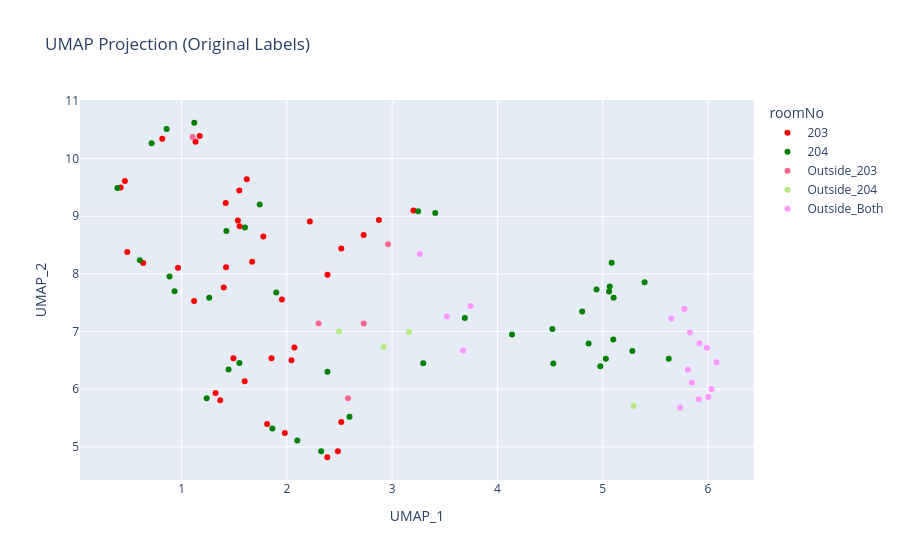
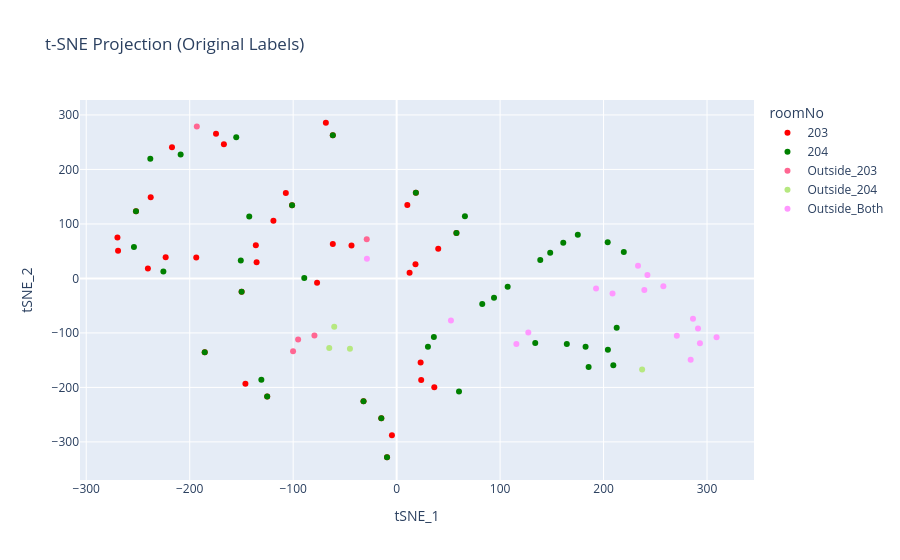
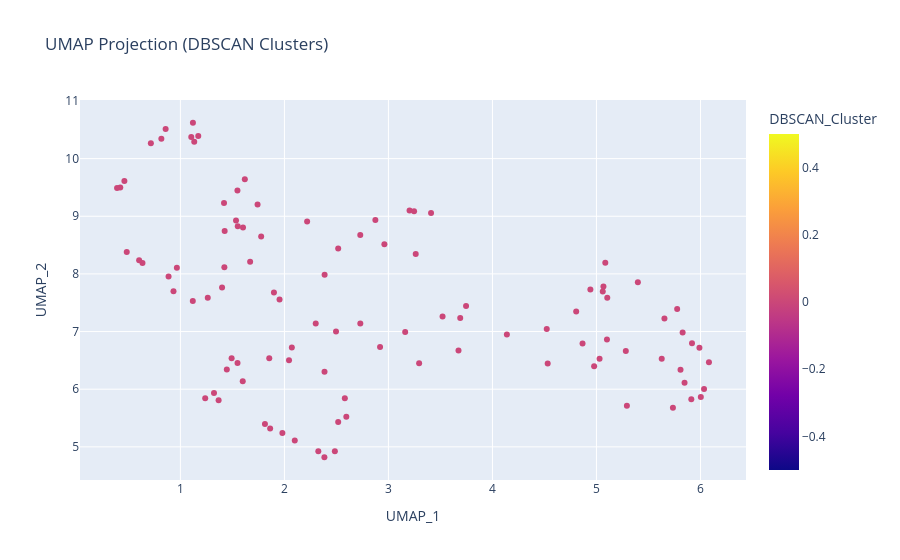
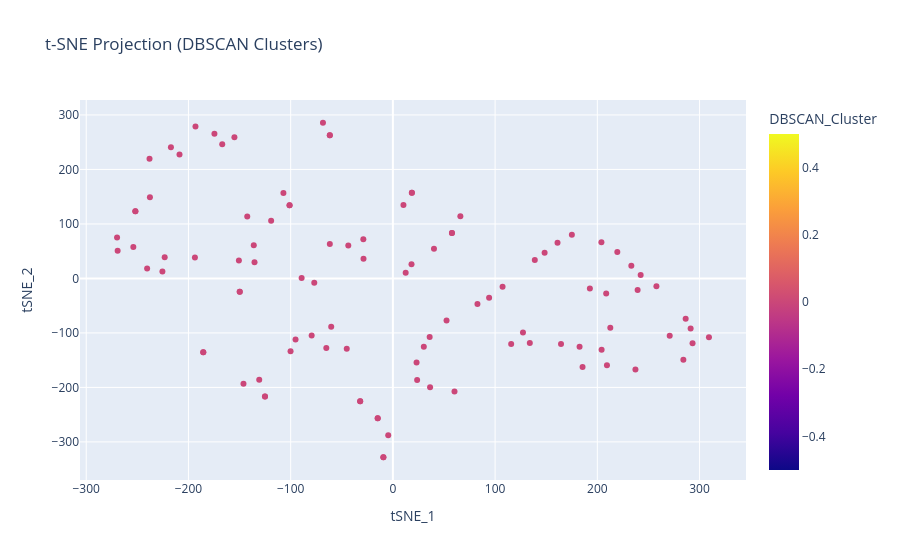

The code cell stored with these charts, in order, in its notebook:
### Code cell
import pandas as pd
import numpy as np
import plotly.express as px
from sklearn.preprocessing import StandardScaler
from sklearn.cluster import DBSCAN
from sklearn.manifold import TSNE
from umap import UMAP

# Load your data
data = pd.read_csv(folder + "matrix.csv")

# Extract features (columns starting from the 3rd)
features = data.iloc[:, 2:].values

# Normalize features
scaler = StandardScaler()
features_scaled = scaler.fit_transform(features)

# Perform DBSCAN clustering with adjusted parameters to ensure clustering
dbscan = DBSCAN(eps=4.6, min_samples=2)  # Adjust parameters as needed
dbscan_labels = dbscan.fit_predict(features_scaled)

# Assign new labels to clusters if DBSCAN identifies any outliers (-1)
unique_labels = set(dbscan_labels)
if -1 in unique_labels:
    dbscan_labels = np.where(dbscan_labels == -1, max(unique_labels) + 1, dbscan_labels)

# Add DBSCAN labels to the DataFrame
data['DBSCAN_Cluster'] = dbscan_labels

# Generate UMAP embeddings
umap_reducer = UMAP(random_state=42)
umap_embedding = umap_reducer.fit_transform(features_scaled)

# Generate t-SNE embeddings
tsne = TSNE(n_components=2, random_state=42, perplexity=5)
tsne_embedding = tsne.fit_transform(features_scaled)

# Add embeddings to the DataFrame
data['UMAP_1'] = umap_embedding[:, 0]
data['UMAP_2'] = umap_embedding[:, 1]
data['tSNE_1'] = tsne_embedding[:, 0]
data['tSNE_2'] = tsne_embedding[:, 1]

# Define color mapping for DBSCAN clusters
dbscan_palette = {label: plt.cm.tab20(i / len(unique_labels)) for i, label in enumerate(unique_labels)}

# Plot with Plotly
# Original labels in UMAP and t-SNE
fig_umap_original = px.scatter(
    data,
    x="UMAP_1",
    y="UMAP_2",
    color="roomNo",
    hover_data=data.columns[0:2],
    title="UMAP Projection (Original Labels)",
    color_discrete_map={
        '203': 'red',
        '204': 'green',
        'Outside': 'blue',
        '203unk': 'yellow',
        '204unk': 'purple',
        '205unk': 'black'
    }
)

fig_tsne_original = px.scatter(
    data,
    x="tSNE_1",
    y="tSNE_2",
    color="roomNo",
    hover_data=data.columns[0:2],
    title="t-SNE Projection (Original Labels)",
    color_discrete_map={
        '203': 'red',
        '204': 'green',
        'Outside': 'blue',
        '203unk': 'yellow',
        '204unk': 'purple',
        '205unk': 'black'
    }
)

# DBSCAN clusters in UMAP and t-SNE
fig_umap_dbscan = px.scatter(
    data,
    x="UMAP_1",
    y="UMAP_2",
    color="DBSCAN_Cluster",
    hover_data=data.columns[0:2],
    title="UMAP Projection (DBSCAN Clusters)",
    color_discrete_sequence=px.colors.qualitative.Plotly
)

fig_tsne_dbscan = px.scatter(
    data,
    x="tSNE_1",
    y="tSNE_2",
    color="DBSCAN_Cluster",
    hover_data=data.columns[0:2],
    title="t-SNE Projection (DBSCAN Clusters)",
    color_discrete_sequence=px.colors.qualitative.Plotly
)

# Display all plots
fig_umap_original.show()
fig_tsne_original.show()
fig_umap_dbscan.show()
fig_tsne_dbscan.show()

### Figure 1 — Plotly figure (JSON) as saved in the notebook; plotly's stock layout.template omitted (floating-point values rounded to 4 significant figures)
{"data": [{"customdata": [[1, "203"], [2, "203"], [3, "203"], [4, "203"], [5, "203"], [6, "203"], [7, "203"], [8, "203"], [9, "203"], [10, "203"], [11, "203"], [12, "203"], [13, "203"], [14, "203"], [15, "203"], [16, "203"], [17, "203"], [18, "203"], [19, "203"], [20, "203"], [21, "203"], [22, "203"], [23, "203"], [24, "203"], [25, "203"], [26, "203"], [27, "203"], [28, "203"], [29, "203"], [30, "203"], [31, "203"], [32, "203"], [33, "203"], [34, "203"], [35, "203"], [36, "203"], [37, "203"]], "hovertemplate": "roomNo=%{customdata[1]}<br>UMAP_1=%{x}<br>UMAP_2=%{y}<br>entryId=%{customdata[0]}<extra></extra>", "legendgroup": "203", "marker": {"color": "red", "symbol": "circle"}, "mode": "markers", "name": "203", "orientation": "v", "showlegend": true, "type": "scatter", "x": [1.552, 2.729, 1.323, 2.044, 1.133, 2.218, 0.9659, 2.517, 1.619, 2.874, 2.485, 2.071, 1.854, 0.6354, 1.423, 2.386, 1.419, 2.384, 0.4841, 1.548, 1.492, 0.4219, 1.953, 2.517, 1.119, 1.599, 1.367, 1.813, 0.8168, 1.981, 1.535, 1.776, 1.401, 1.172, 3.203, 1.67, 0.4615], "xaxis": "x", "y": [8.824, 8.677, 5.932, 6.504, 10.29, 8.909, 8.106, 8.44, 9.641, 8.937, 4.925, 6.723, 6.536, 8.19, 8.115, 7.985, 9.229, 4.82, 8.378, 9.445, 6.536, 9.498, 7.557, 5.43, 7.53, 6.14, 5.81, 5.397, 10.34, 5.238, 8.926, 8.648, 7.764, 10.39, 9.101, 8.213, 9.612], "yaxis": "y"}, {"customdata": [[38, "204"], [39, "204"], [40, "204"], [41, "204"], [42, "204"], [43, "204"], [44, "204"], [45, "204"], [46, "204"], [47, "204"], [48, "204"], [49, "204"], [50, "204"], [51, "204"], [52, "204"], [53, "204"], [54, "204"], [55, "204"], [56, "204"], [57, "204"], [58, "204"], [59, "204"], [60, "204"], [61, "204"], [62, "204"], [63, "204"], [64, "204"], [65, "204"], [66, "204"], [67, "204"], [68, "204"], [69, "204"], [70, "204"], [71, "204"], [72, "204"], [73, "204"], [74, "204"], [75, "204"], [76, "204"], [77, "204"]], "hovertemplate": "roomNo=%{customdata[1]}<br>UMAP_1=%{x}<br>UMAP_2=%{y}<br>entryId=%{customdata[0]}<extra></extra>", "legendgroup": "204", "marker": {"color": "green", "symbol": "circle"}, "mode": "markers", "name": "204", "orientation": "v", "showlegend": true, "type": "scatter", "x": [3.295, 5.101, 4.978, 4.805, 4.866, 5.398, 0.716, 5.282, 5.085, 4.522, 5.061, 4.139, 0.8861, 4.531, 3.41, 2.386, 4.941, 5.03, 5.627, 3.69, 5.104, 2.326, 0.6032, 1.742, 1.549, 0.3909, 1.899, 2.595, 0.9336, 1.446, 1.238, 1.863, 0.8579, 2.1, 1.602, 1.425, 1.263, 1.12, 3.247, 5.067], "xaxis": "x", "y": [6.45, 6.864, 6.4, 7.349, 6.793, 7.856, 10.27, 6.664, 8.193, 7.043, 7.697, 6.951, 7.955, 6.446, 9.055, 6.303, 7.729, 6.529, 6.53, 7.234, 7.586, 4.926, 8.238, 9.205, 6.453, 9.49, 7.677, 5.52, 7.699, 6.342, 5.844, 5.317, 10.51, 5.112, 8.806, 8.742, 7.586, 10.62, 9.086, 7.782], "yaxis": "y"}, {"customdata": [[78, "Outside_203"], [79, "Outside_203"], [80, "Outside_203"], [81, "Outside_203"], [82, "Outside_203"]], "hovertemplate": "roomNo=%{customdata[1]}<br>UMAP_1=%{x}<br>UMAP_2=%{y}<br>entryId=%{customdata[0]}<extra></extra>", "legendgroup": "Outside_203", "marker": {"color": "#FF6692", "symbol": "circle"}, "mode": "markers", "name": "Outside_203", "orientation": "v", "showlegend": true, "type": "scatter", "x": [2.961, 1.105, 2.581, 2.73, 2.301], "xaxis": "x", "y": [8.516, 10.37, 5.845, 7.142, 7.139], "yaxis": "y"}, {"customdata": [[83, "Outside_204"], [84, "Outside_204"], [85, "Outside_204"], [86, "Outside_204"]], "hovertemplate": "roomNo=%{customdata[1]}<br>UMAP_1=%{x}<br>UMAP_2=%{y}<br>entryId=%{customdata[0]}<extra></extra>", "legendgroup": "Outside_204", "marker": {"color": "#B6E880", "symbol": "circle"}, "mode": "markers", "name": "Outside_204", "orientation": "v", "showlegend": true, "type": "scatter", "x": [5.293, 3.161, 2.496, 2.92], "xaxis": "x", "y": [5.713, 6.99, 7.001, 6.732], "yaxis": "y"}, {"customdata": [[87, "Outside_Both"], [88, "Outside_Both"], [89, "Outside_Both"], [90, "Outside_Both"], [91, "Outside_Both"], [92, "Outside_Both"], [93, "Outside_Both"], [94, "Outside_Both"], [95, "Outside_Both"], [96, "Outside_Both"], [97, "Outside_Both"], [98, "Outside_Both"], [99, "Outside_Both"], [100, "Outside_Both"], [101, "Outside_Both"], [102, "Outside_Both"]], "hovertemplate": "roomNo=%{customdata[1]}<br>UMAP_1=%{x}<br>UMAP_2=%{y}<br>entryId=%{customdata[0]}<extra></extra>", "legendgroup": "Outside_Both", "marker": {"color": "#FF97FF", "symbol": "circle"}, "mode": "markers", "name": "Outside_Both", "orientation": "v", "showlegend": true, "type": "scatter", "x": [3.674, 5.919, 5.653, 5.735, 5.847, 3.52, 3.746, 3.262, 6.004, 5.808, 5.99, 5.829, 5.912, 6.034, 6.082, 5.776], "xaxis": "x", "y": [6.673, 6.796, 7.224, 5.677, 6.111, 7.261, 7.445, 8.345, 5.865, 6.337, 6.719, 6.985, 5.826, 6.005, 6.466, 7.392], "yaxis": "y"}], "layout": {"legend": {"title": {"text": "roomNo"}, "tracegroupgap": 0}, "title": {"text": "UMAP Projection (Original Labels)"}, "xaxis": {"anchor": "y", "domain": [0, 1], "title": {"text": "UMAP_1"}}, "yaxis": {"anchor": "x", "domain": [0, 1], "title": {"text": "UMAP_2"}}}}

### Figure 2 — Plotly figure (JSON) as saved in the notebook; plotly's stock layout.template omitted (floating-point values rounded to 4 significant figures)
{"data": [{"customdata": [[1, "203"], [2, "203"], [3, "203"], [4, "203"], [5, "203"], [6, "203"], [7, "203"], [8, "203"], [9, "203"], [10, "203"], [11, "203"], [12, "203"], [13, "203"], [14, "203"], [15, "203"], [16, "203"], [17, "203"], [18, "203"], [19, "203"], [20, "203"], [21, "203"], [22, "203"], [23, "203"], [24, "203"], [25, "203"], [26, "203"], [27, "203"], [28, "203"], [29, "203"], [30, "203"], [31, "203"], [32, "203"], [33, "203"], [34, "203"], [35, "203"], [36, "203"], [37, "203"]], "hovertemplate": "roomNo=%{customdata[1]}<br>tSNE_1=%{x}<br>tSNE_2=%{y}<br>entryId=%{customdata[0]}<extra></extra>", "legendgroup": "203", "marker": {"color": "red", "symbol": "circle"}, "mode": "markers", "name": "203", "orientation": "v", "showlegend": true, "type": "scatter", "x": [-223.2, -43.62, -4.55, 36.4, -174.6, -61.68, -119.1, 18.22, -237.7, 40.19, 10.34, 23.74, 23.17, -107.1, -136.1, 12.52, -269.8, 18.57, -101.1, -251.9, -32.01, -61.69, -76.9, -185.5, -149.8, -14.84, -9.292, -125.1, -217.1, -146.2, -269.3, -240.4, -135.3, -166.9, 57.78, -193.7, -68.4], "xaxis": "x", "y": [38.69, 60.45, -287.7, -199.9, 265.6, 63.11, 105.6, 26.0, 148.9, 54.38, 134.5, -186.6, -154.5, 156.9, 60.86, 10.27, 75.0, 157.4, 134.5, 123.3, -225.4, 262.7, -7.876, -135.7, -24.38, -256.5, -328.2, -216.8, 240.5, -193.3, 50.68, 17.99, 29.56, 246.0, 83.47, 38.36, 285.7], "yaxis": "y"}, {"customdata": [[38, "204"], [39, "204"], [40, "204"], [41, "204"], [42, "204"], [43, "204"], [44, "204"], [45, "204"], [46, "204"], [47, "204"], [48, "204"], [49, "204"], [50, "204"], [51, "204"], [52, "204"], [53, "204"], [54, "204"], [55, "204"], [56, "204"], [57, "204"], [58, "204"], [59, "204"], [60, "204"], [61, "204"], [62, "204"], [63, "204"], [64, "204"], [65, "204"], [66, "204"], [67, "204"], [68, "204"], [69, "204"], [70, "204"], [71, "204"], [72, "204"], [73, "204"], [74, "204"], [75, "204"], [76, "204"], [77, "204"]], "hovertemplate": "roomNo=%{customdata[1]}<br>tSNE_1=%{x}<br>tSNE_2=%{y}<br>entryId=%{customdata[0]}<extra></extra>", "legendgroup": "204", "marker": {"color": "green", "symbol": "circle"}, "mode": "markers", "name": "204", "orientation": "v", "showlegend": true, "type": "scatter", "x": [35.98, 164.5, 209.4, 107.3, 204.2, 219.6, -238.1, 182.6, 204.0, 94.13, 161.1, 82.74, -142.5, 60.27, 66.0, 30.25, 148.4, 185.5, 212.7, 134.0, 138.8, 18.57, -101.1, -251.9, -32.01, -61.69, -89.27, -185.5, -149.8, -14.84, -9.292, -125.1, -208.7, -130.8, -253.9, -225.5, -150.6, -155.0, 57.78, 175.1], "xaxis": "x", "y": [-107.4, -120.5, -159.3, -15.07, -130.9, 48.29, 219.7, -125.6, 66.62, -35.42, 65.62, -47.16, 113.9, -207.7, 113.9, -125.4, 47.02, -162.5, -90.54, -118.5, 33.9, 157.4, 134.5, 123.3, -225.4, 262.7, 0.8866, -135.7, -24.38, -256.5, -328.2, -216.8, 227.7, -185.7, 57.56, 12.62, 32.86, 259.2, 83.47, 80.02], "yaxis": "y"}, {"customdata": [[78, "Outside_203"], [79, "Outside_203"], [80, "Outside_203"], [81, "Outside_203"], [82, "Outside_203"]], "hovertemplate": "roomNo=%{customdata[1]}<br>tSNE_1=%{x}<br>tSNE_2=%{y}<br>entryId=%{customdata[0]}<extra></extra>", "legendgroup": "Outside_203", "marker": {"color": "#FF6692", "symbol": "circle"}, "mode": "markers", "name": "Outside_203", "orientation": "v", "showlegend": true, "type": "scatter", "x": [-28.9, -193.1, -100.1, -95.23, -79.45], "xaxis": "x", "y": [72.1, 279.0, -133.6, -112.2, -104.9], "yaxis": "y"}, {"customdata": [[83, "Outside_204"], [84, "Outside_204"], [85, "Outside_204"], [86, "Outside_204"]], "hovertemplate": "roomNo=%{customdata[1]}<br>tSNE_1=%{x}<br>tSNE_2=%{y}<br>entryId=%{customdata[0]}<extra></extra>", "legendgroup": "Outside_204", "marker": {"color": "#B6E880", "symbol": "circle"}, "mode": "markers", "name": "Outside_204", "orientation": "v", "showlegend": true, "type": "scatter", "x": [237.3, -45.13, -60.33, -65.13], "xaxis": "x", "y": [-167.2, -128.9, -88.67, -127.5], "yaxis": "y"}, {"customdata": [[87, "Outside_Both"], [88, "Outside_Both"], [89, "Outside_Both"], [90, "Outside_Both"], [91, "Outside_Both"], [92, "Outside_Both"], [93, "Outside_Both"], [94, "Outside_Both"], [95, "Outside_Both"], [96, "Outside_Both"], [97, "Outside_Both"], [98, "Outside_Both"], [99, "Outside_Both"], [100, "Outside_Both"], [101, "Outside_Both"], [102, "Outside_Both"]], "hovertemplate": "roomNo=%{customdata[1]}<br>tSNE_1=%{x}<br>tSNE_2=%{y}<br>entryId=%{customdata[0]}<extra></extra>", "legendgroup": "Outside_Both", "marker": {"color": "#FF97FF", "symbol": "circle"}, "mode": "markers", "name": "Outside_Both", "orientation": "v", "showlegend": true, "type": "scatter", "x": [52.5, 208.7, 192.7, 284.2, 291.3, 127.3, 115.7, -28.73, 293.1, 286.4, 239.4, 242.4, 309.2, 270.8, 257.8, 233.3], "xaxis": "x", "y": [-77.25, -27.87, -18.55, -149.2, -91.95, -99.42, -120.6, 36.03, -118.8, -73.87, -21.02, 6.379, -108.2, -105.4, -14.54, 23.18], "yaxis": "y"}], "layout": {"legend": {"title": {"text": "roomNo"}, "tracegroupgap": 0}, "title": {"text": "t-SNE Projection (Original Labels)"}, "xaxis": {"anchor": "y", "domain": [0, 1], "title": {"text": "tSNE_1"}}, "yaxis": {"anchor": "x", "domain": [0, 1], "title": {"text": "tSNE_2"}}}}

### Figure 3 — Plotly figure (JSON) as saved in the notebook; plotly's stock layout.template omitted (floating-point values rounded to 4 significant figures; data arrays with more than 128 entries replaced by an {"elided": "..."} marker saying what was removed)
{"data": [{"customdata": {"elided": "102x2 mixed values"}, "hovertemplate": "UMAP_1=%{x}<br>UMAP_2=%{y}<br>entryId=%{customdata[0]}<br>roomNo=%{customdata[1]}<br>DBSCAN_Cluster=%{marker.color}<extra></extra>", "legendgroup": "", "marker": {"color": [0, 0, 0, 0, 0, 0, 0, 0, 0, 0, 0, 0, 0, 0, 0, 0, 0, 0, 0, 0, 0, 0, 0, 0, 0, 0, 0, 0, 0, 0, 0, 0, 0, 0, 0, 0, 0, 0, 0, 0, 0, 0, 0, 0, 0, 0, 0, 0, 0, 0, 0, 0, 0, 0, 0, 0, 0, 0, 0, 0, 0, 0, 0, 0, 0, 0, 0, 0, 0, 0, 0, 0, 0, 0, 0, 0, 0, 0, 0, 0, 0, 0, 0, 0, 0, 0, 0, 0, 0, 0, 0, 0, 0, 0, 0, 0, 0, 0, 0, 0, 0, 0], "coloraxis": "coloraxis", "symbol": "circle"}, "mode": "markers", "name": "", "orientation": "v", "showlegend": false, "type": "scatter", "x": [1.552, 2.729, 1.323, 2.044, 1.133, 2.218, 0.9659, 2.517, 1.619, 2.874, 2.485, 2.071, 1.854, 0.6354, 1.423, 2.386, 1.419, 2.384, 0.4841, 1.548, 1.492, 0.4219, 1.953, 2.517, 1.119, 1.599, 1.367, 1.813, 0.8168, 1.981, 1.535, 1.776, 1.401, 1.172, 3.203, 1.67, 0.4615, 3.295, 5.101, 4.978, 4.805, 4.866, 5.398, 0.716, 5.282, 5.085, 4.522, 5.061, 4.139, 0.8861, 4.531, 3.41, 2.386, 4.941, 5.03, 5.627, 3.69, 5.104, 2.326, 0.6032, 1.742, 1.549, 0.3909, 1.899, 2.595, 0.9336, 1.446, 1.238, 1.863, 0.8579, 2.1, 1.602, 1.425, 1.263, 1.12, 3.247, 5.067, 2.961, 1.105, 2.581, 2.73, 2.301, 5.293, 3.161, 2.496, 2.92, 3.674, 5.919, 5.653, 5.735, 5.847, 3.52, 3.746, 3.262, 6.004, 5.808, 5.99, 5.829, 5.912, 6.034, 6.082, 5.776], "xaxis": "x", "y": [8.824, 8.677, 5.932, 6.504, 10.29, 8.909, 8.106, 8.44, 9.641, 8.937, 4.925, 6.723, 6.536, 8.19, 8.115, 7.985, 9.229, 4.82, 8.378, 9.445, 6.536, 9.498, 7.557, 5.43, 7.53, 6.14, 5.81, 5.397, 10.34, 5.238, 8.926, 8.648, 7.764, 10.39, 9.101, 8.213, 9.612, 6.45, 6.864, 6.4, 7.349, 6.793, 7.856, 10.27, 6.664, 8.193, 7.043, 7.697, 6.951, 7.955, 6.446, 9.055, 6.303, 7.729, 6.529, 6.53, 7.234, 7.586, 4.926, 8.238, 9.205, 6.453, 9.49, 7.677, 5.52, 7.699, 6.342, 5.844, 5.317, 10.51, 5.112, 8.806, 8.742, 7.586, 10.62, 9.086, 7.782, 8.516, 10.37, 5.845, 7.142, 7.139, 5.713, 6.99, 7.001, 6.732, 6.673, 6.796, 7.224, 5.677, 6.111, 7.261, 7.445, 8.345, 5.865, 6.337, 6.719, 6.985, 5.826, 6.005, 6.466, 7.392], "yaxis": "y"}], "layout": {"coloraxis": {"colorbar": {"title": {"text": "DBSCAN_Cluster"}}, "colorscale": [[0, "#0d0887"], [0.1111, "#46039f"], [0.2222, "#7201a8"], [0.3333, "#9c179e"], [0.4444, "#bd3786"], [0.5556, "#d8576b"], [0.6667, "#ed7953"], [0.7778, "#fb9f3a"], [0.8889, "#fdca26"], [1, "#f0f921"]]}, "legend": {"tracegroupgap": 0}, "title": {"text": "UMAP Projection (DBSCAN Clusters)"}, "xaxis": {"anchor": "y", "domain": [0, 1], "title": {"text": "UMAP_1"}}, "yaxis": {"anchor": "x", "domain": [0, 1], "title": {"text": "UMAP_2"}}}}

### Figure 4 — Plotly figure (JSON) as saved in the notebook; plotly's stock layout.template omitted (floating-point values rounded to 4 significant figures; data arrays with more than 128 entries replaced by an {"elided": "..."} marker saying what was removed)
{"data": [{"customdata": {"elided": "102x2 mixed values"}, "hovertemplate": "tSNE_1=%{x}<br>tSNE_2=%{y}<br>entryId=%{customdata[0]}<br>roomNo=%{customdata[1]}<br>DBSCAN_Cluster=%{marker.color}<extra></extra>", "legendgroup": "", "marker": {"color": [0, 0, 0, 0, 0, 0, 0, 0, 0, 0, 0, 0, 0, 0, 0, 0, 0, 0, 0, 0, 0, 0, 0, 0, 0, 0, 0, 0, 0, 0, 0, 0, 0, 0, 0, 0, 0, 0, 0, 0, 0, 0, 0, 0, 0, 0, 0, 0, 0, 0, 0, 0, 0, 0, 0, 0, 0, 0, 0, 0, 0, 0, 0, 0, 0, 0, 0, 0, 0, 0, 0, 0, 0, 0, 0, 0, 0, 0, 0, 0, 0, 0, 0, 0, 0, 0, 0, 0, 0, 0, 0, 0, 0, 0, 0, 0, 0, 0, 0, 0, 0, 0], "coloraxis": "coloraxis", "symbol": "circle"}, "mode": "markers", "name": "", "orientation": "v", "showlegend": false, "type": "scatter", "x": [-223.2, -43.62, -4.55, 36.4, -174.6, -61.68, -119.1, 18.22, -237.7, 40.19, 10.34, 23.74, 23.17, -107.1, -136.1, 12.52, -269.8, 18.57, -101.1, -251.9, -32.01, -61.69, -76.9, -185.5, -149.8, -14.84, -9.292, -125.1, -217.1, -146.2, -269.3, -240.4, -135.3, -166.9, 57.78, -193.7, -68.4, 35.98, 164.5, 209.4, 107.3, 204.2, 219.6, -238.1, 182.6, 204.0, 94.13, 161.1, 82.74, -142.5, 60.27, 66.0, 30.25, 148.4, 185.5, 212.7, 134.0, 138.8, 18.57, -101.1, -251.9, -32.01, -61.69, -89.27, -185.5, -149.8, -14.84, -9.292, -125.1, -208.7, -130.8, -253.9, -225.5, -150.6, -155.0, 57.78, 175.1, -28.9, -193.1, -100.1, -95.23, -79.45, 237.3, -45.13, -60.33, -65.13, 52.5, 208.7, 192.7, 284.2, 291.3, 127.3, 115.7, -28.73, 293.1, 286.4, 239.4, 242.4, 309.2, 270.8, 257.8, 233.3], "xaxis": "x", "y": [38.69, 60.45, -287.7, -199.9, 265.6, 63.11, 105.6, 26.0, 148.9, 54.38, 134.5, -186.6, -154.5, 156.9, 60.86, 10.27, 75.0, 157.4, 134.5, 123.3, -225.4, 262.7, -7.876, -135.7, -24.38, -256.5, -328.2, -216.8, 240.5, -193.3, 50.68, 17.99, 29.56, 246.0, 83.47, 38.36, 285.7, -107.4, -120.5, -159.3, -15.07, -130.9, 48.29, 219.7, -125.6, 66.62, -35.42, 65.62, -47.16, 113.9, -207.7, 113.9, -125.4, 47.02, -162.5, -90.54, -118.5, 33.9, 157.4, 134.5, 123.3, -225.4, 262.7, 0.8866, -135.7, -24.38, -256.5, -328.2, -216.8, 227.7, -185.7, 57.56, 12.62, 32.86, 259.2, 83.47, 80.02, 72.1, 279.0, -133.6, -112.2, -104.9, -167.2, -128.9, -88.67, -127.5, -77.25, -27.87, -18.55, -149.2, -91.95, -99.42, -120.6, 36.03, -118.8, -73.87, -21.02, 6.379, -108.2, -105.4, -14.54, 23.18], "yaxis": "y"}], "layout": {"coloraxis": {"colorbar": {"title": {"text": "DBSCAN_Cluster"}}, "colorscale": [[0, "#0d0887"], [0.1111, "#46039f"], [0.2222, "#7201a8"], [0.3333, "#9c179e"], [0.4444, "#bd3786"], [0.5556, "#d8576b"], [0.6667, "#ed7953"], [0.7778, "#fb9f3a"], [0.8889, "#fdca26"], [1, "#f0f921"]]}, "legend": {"tracegroupgap": 0}, "title": {"text": "t-SNE Projection (DBSCAN Clusters)"}, "xaxis": {"anchor": "y", "domain": [0, 1], "title": {"text": "tSNE_1"}}, "yaxis": {"anchor": "x", "domain": [0, 1], "title": {"text": "tSNE_2"}}}}
